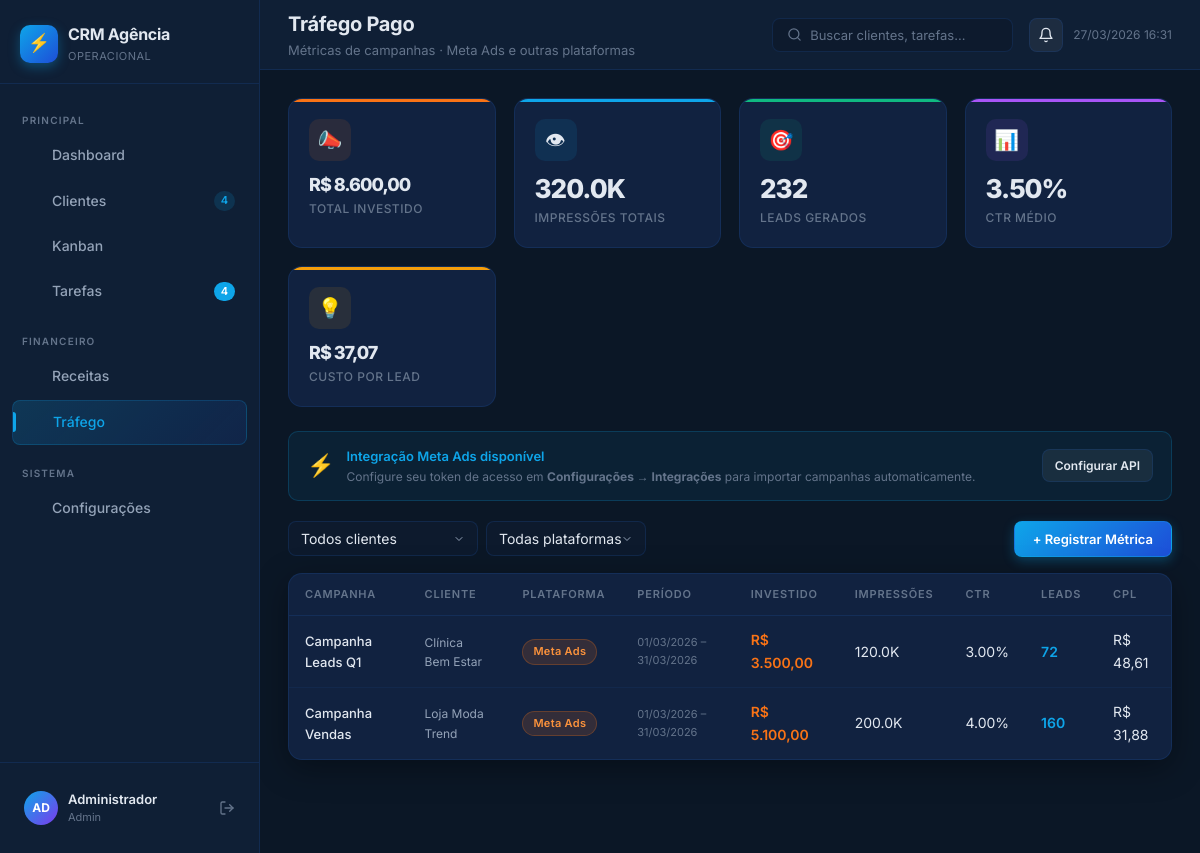
The app's page /admin/trafego.php (signed in) with its own data.
### tables this page shows
CREATE TABLE IF NOT EXISTS `metricas_trafego` (
    `id`              INT AUTO_INCREMENT PRIMARY KEY,
    `cliente_id`      INT NOT NULL,
    `plataforma`      ENUM('meta_ads','google_ads','tiktok_ads','linkedin_ads','outros') NOT NULL DEFAULT 'meta_ads',
    `campanha`        VARCHAR(255) DEFAULT NULL,
    `conta_anuncio`   VARCHAR(100) DEFAULT NULL,
    `periodo_inicio`  DATE NOT NULL,
    `periodo_fim`     DATE NOT NULL,
    `valor_investido` DECIMAL(10,2) DEFAULT 0.00,
    `impressoes`      INT DEFAULT 0,
    `cliques`         INT DEFAULT 0,
    `ctr`             DECIMAL(5,2) DEFAULT 0.00,
    `cpc`             DECIMAL(8,2) DEFAULT 0.00,
    `cpm`             DECIMAL(8,2) DEFAULT 0.00,
    `leads`           INT DEFAULT 0,
    `conversas`       INT DEFAULT 0,
    `custo_por_lead`  DECIMAL(8,2) DEFAULT 0.00,
    `conversoes`      INT DEFAULT 0,
    `roas`            DECIMAL(6,2) DEFAULT 0.00,
    `criado_via`      ENUM('manual','api','csv') NOT NULL DEFAULT 'manual',
    `created_at`      DATETIME NOT NULL DEFAULT CURRENT_TIMESTAMP,
    FOREIGN KEY (`cliente_id`) REFERENCES `clientes`(`id`) ON DELETE CASCADE
);

CREATE TABLE IF NOT EXISTS `clientes` (
    `id`                  INT AUTO_INCREMENT PRIMARY KEY,
    `empresa`             VARCHAR(200) NOT NULL,
    `responsavel`         VARCHAR(150) NOT NULL,
    `email`               VARCHAR(200) DEFAULT NULL,
    `telefone`            VARCHAR(30) DEFAULT NULL,
    `instagram`           VARCHAR(120) DEFAULT NULL,
    `nicho`               VARCHAR(120) DEFAULT NULL,
    `observacoes`         TEXT DEFAULT NULL,
    `status`              ENUM('onboarding','aguardando_cliente','em_execucao','revisao','concluido','pausado') NOT NULL DEFAULT 'onboarding',
    `saude_operacional`   ENUM('critico','atencao','estavel','avancado') NOT NULL DEFAULT 'estavel',
    `origem`              VARCHAR(100) DEFAULT NULL,
    `valor_mensal`        DECIMAL(10,2) DEFAULT 0.00,
    `plataforma_principal` VARCHAR(80) DEFAULT NULL,
    `gestor_responsavel`  VARCHAR(150) DEFAULT NULL,
    `cor_avatar`          VARCHAR(7) DEFAULT '#0ea5e9',
    `created_at`          DATETIME NOT NULL DEFAULT CURRENT_TIMESTAMP,
    `updated_at`          DATETIME NOT NULL DEFAULT CURRENT_TIMESTAMP ON UPDATE CURRENT_TIMESTAMP
);

### includes/functions.php (called while the page is built, shortened)
<?php
function clean(string $str): string {
    return htmlspecialchars(trim($str), ENT_QUOTES, 'UTF-8');
}
function formatBRL(float $value): string {
    return 'R$ ' . number_format($value, 2, ',', '.');
}
function formatNum(int|float $n): string {
    if ($n >= 1_000)     return number_format($n / 1_000, 1) . 'K';
    return (string) $n;
}
function dataBR(?string $date): string {
    return date('d/m/Y', strtotime($date));
}

### admin/trafego.php (the view, shortened to what this page needs)
<?php
$db = getDB();
$where = ['1=1'];
$params = [];
$stmt = $db->prepare("
    SELECT m.*, c.empresa AS cliente_nome
    FROM metricas_trafego m
    LEFT JOIN clientes c ON c.id = m.cliente_id
    WHERE " . implode(' AND ', $where) . "
    ORDER BY m.periodo_inicio DESC
");
$stmt->execute($params);
$metricas = $stmt->fetchAll();
$total_invest = array_sum(array_column($metricas, 'valor_investido'));
$total_leads  = array_sum(array_column($metricas, 'leads'));
$total_impressoes = array_sum(array_column($metricas, 'impressoes'));
$avg_ctr = count($metricas) ? array_sum(array_column($metricas, 'ctr')) / count($metricas) : 0;
$avg_cpl = $total_leads > 0 ? $total_invest / $total_leads : 0;
?>
<!DOCTYPE html>
<html lang="pt-BR">
<head>
    <link rel="stylesheet" href="<?= BASE_URL ?>/assets/css/app.css">
</head>
<body>
<div class="app-layout">
    <?php include __DIR__ . '/../components/sidebar.php'; ?>
    <div class="app-main">
        <?php include __DIR__ . '/../components/header.php'; ?>
        <div class="app-content">
            <div class="kpi-grid" style="margin-bottom:24px;">
                <div class="kpi-card" style="--kpi-color:#f97316;--kpi-bg:rgba(249,115,22,0.1);">
                    <div class="kpi-icon">📣</div>
                    <div class="kpi-value" style="font-size:18px;"><?= formatBRL($total_invest) ?></div>
                    <div class="kpi-label">Total Investido</div>
                </div>
                <div class="kpi-card" style="--kpi-color:#0ea5e9;--kpi-bg:rgba(14,165,233,0.1);">
                    <div class="kpi-icon">👁</div>
                    <div class="kpi-value"><?= formatNum((int)$total_impressoes) ?></div>
                    <div class="kpi-label">Impressões Totais</div>
                </div>
                <div class="kpi-card" style="--kpi-color:#10b981;--kpi-bg:rgba(16,185,129,0.1);">
                    <div class="kpi-icon">🎯</div>
                    <div class="kpi-value"><?= formatNum((int)$total_leads) ?></div>
                    <div class="kpi-label">Leads Gerados</div>
                </div>
                <div class="kpi-card" style="--kpi-color:#a855f7;--kpi-bg:rgba(168,85,247,0.1);">
                    <div class="kpi-icon">📊</div>
                    <div class="kpi-value"><?= number_format($avg_ctr, 2) ?>%</div>
                    <div class="kpi-label">CTR Médio</div>
                </div>
                <div class="kpi-card" style="--kpi-color:#f59e0b;--kpi-bg:rgba(245,158,11,0.1);">
                    <div class="kpi-icon">💡</div>
                    <div class="kpi-value" style="font-size:18px;"><?= formatBRL($avg_cpl) ?></div>
                    <div class="kpi-label">Custo por Lead</div>
                </div>
            </div>
            <div style="background:rgba(14,165,233,0.07);border:1px solid rgba(14,165,233,0.2);border-radius:10px;padding:14px 18px;margin-bottom:20px;display:flex;align-items:center;gap:12px;">
                <span style="font-size:22px;">⚡</span>
                <div>
                    <div style="font-size:13px;font-weight:600;color:var(--blue-primary);">Integração Meta Ads disponível</div>
                    <div style="font-size:12px;color:var(--text-muted);">Configure seu token de acesso em <strong>Configurações → Integrações</strong> para importar campanhas automaticamente.</div>
                </div>
                <a href="configuracoes.php" class="btn btn-secondary btn-sm" style="margin-left:auto;white-space:nowrap;">Configurar API</a>
            </div>
            <div style="display:flex;align-items:center;justify-content:space-between;margin-bottom:16px;flex-wrap:wrap;gap:12px;">
                <form method="GET" style="display:flex;gap:8px;flex-wrap:wrap;">
                    <select name="cliente" class="form-control" style="width:190px;padding:8px 12px;" onchange="this.form.submit()">
                        <option value="">Todos clientes</option>
                    </select>
                    <select name="plataforma" class="form-control" style="width:160px;padding:8px 12px;" onchange="this.form.submit()">
                        <option value="">Todas plataformas</option>
                    </select>
                </form>
                <button onclick="openModal('modalNovaMetrica')" class="btn btn-primary">+ Registrar Métrica</button>
            </div>
            <div class="card">
                <div class="table-responsive">
                    <table class="table">
                        <thead><tr><th>Campanha</th><th>Cliente</th><th>Plataforma</th><th>Período</th><th>Investido</th><th>Impressões</th><th>CTR</th><th>Leads</th><th>CPL</th></tr></thead>
                        <tbody>
                            <?php if (empty($metricas)): ?>
                            <tr><td colspan="9"><div class="empty-state"><div class="empty-icon">📣</div><h3>Nenhuma métrica registrada</h3></div></td></tr>
                            <?php else: ?>
                            <?php foreach ($metricas as $m): ?>
                            <tr>
                                <td style="font-size:13px;font-weight:500;"><?= clean($m['campanha'] ?? '—') ?></td>
                                <td style="font-size:12px;color:var(--text-secondary);"><?= $m['cliente_nome'] ? clean($m['cliente_nome']) : '—' ?></td>
                                <td><span class="badge badge-orange"><?= str_replace('_',' ',ucwords($m['plataforma'],'_')) ?></span></td>
                                <td style="font-size:11px;color:var(--text-muted);"><?= dataBR($m['periodo_inicio']) ?> – <?= dataBR($m['periodo_fim']) ?></td>
                                <td style="font-weight:600;color:var(--orange);"><?= formatBRL((float)$m['valor_investido']) ?></td>
                                <td><?= formatNum((int)$m['impressoes']) ?></td>
                                <td><?= number_format((float)$m['ctr'], 2) ?>%</td>
                                <td style="font-weight:600;color:var(--blue-primary);"><?= (int)$m['leads'] ?></td>
                                <td><?= formatBRL((float)$m['custo_por_lead']) ?></td>
                            </tr>
                            <?php endforeach; ?>
                            <?php endif; ?>
                        </tbody>
                    </table>
                </div>
            </div>
        </div>
    </div>
</div>
</body>
</html>

### assets/css/app.css (style rules this page uses)
:root { --bg-primary: #0b1726; --bg-secondary: #0f1f35; --bg-card: #112240; --bg-card-hover: #152a50; --bg-input: #0d1a2d; --border: rgba(30, 80, 160, 0.25); --border-hover: rgba(14, 165, 233, 0.5); --blue-primary: #0ea5e9; --blue-deep: #1e3a8a; --blue-vibrant: #1d4ed8; --blue-light: #38bdf8; --purple: #7c3aed; --teal: #14b8a6; --green: #10b981; --yellow: #f59e0b; --red: #ef4444; --orange: #f97316; --text-primary: #e2e8f0; --text-secondary: #94a3b8; --text-muted: #64748b; --sidebar-w: 260px; --header-h: 70px; --radius: 14px; --radius-sm: 8px; --shadow: 0 4px 24px rgba(0, 0, 0, 0.4); --shadow-card: 0 8px 32px rgba(0, 0, 0, 0.35); --transition: 0.2s ease; --glow-blue: 0 0 24px rgba(14, 165, 233, 0.15); }
*, *::before, *::after { box-sizing: border-box; margin: 0; padding: 0; }
html { font-size: 16px; scroll-behavior: smooth; }
body { font-family: 'Inter', system-ui, sans-serif; background: var(--bg-primary); color: var(--text-primary); min-height: 100vh; line-height: 1.6; overflow-x: hidden; }
.app-layout { display: flex; min-height: 100vh; }
.app-main { margin-left: var(--sidebar-w); flex: 1; display: flex; flex-direction: column; min-height: 100vh; }
.app-content { flex: 1; padding: 28px; max-width: 1600px; }
.card { background: var(--bg-card); border: 1px solid var(--border); border-radius: var(--radius); box-shadow: var(--shadow-card); transition: border-color var(--transition), box-shadow var(--transition), transform var(--transition); }
.kpi-grid { display: grid; grid-template-columns: repeat(auto-fill, minmax(200px, 1fr)); gap: 18px; margin-bottom: 24px; }
.kpi-card { background: var(--bg-card); border: 1px solid var(--border); border-radius: var(--radius); padding: 20px; position: relative; overflow: hidden; transition: all var(--transition); }
.kpi-card::before { content: ''; position: absolute; top: 0; left: 0; width: 100%; height: 3px; background: var(--kpi-color, var(--blue-primary)); }
.kpi-icon { width: 42px; height: 42px; border-radius: 10px; display: flex; align-items: center; justify-content: center; font-size: 20px; margin-bottom: 14px; background: var(--kpi-bg, rgba(14, 165, 233, 0.12)); }
.kpi-value { font-size: 26px; font-weight: 800; color: var(--text-primary); line-height: 1.1; letter-spacing: -1px; }
.kpi-label { font-size: 12px; color: var(--text-muted); margin-top: 4px; font-weight: 500; text-transform: uppercase; letter-spacing: 0.5px; }
.badge { display: inline-flex; align-items: center; padding: 3px 10px; border-radius: 20px; font-size: 11px; font-weight: 600; white-space: nowrap; letter-spacing: 0.3px; }
.badge-orange { background: rgba(249,115,22,0.15); color: #fb923c; border: 1px solid rgba(249,115,22,0.25); }
.btn { display: inline-flex; align-items: center; gap: 7px; padding: 9px 18px; border-radius: var(--radius-sm); font-size: 13px; font-weight: 600; font-family: inherit; cursor: pointer; border: 1px solid transparent; text-decoration: none; transition: all var(--transition); white-space: nowrap; }
.btn-primary { background: linear-gradient(135deg, var(--blue-primary), var(--blue-vibrant)); color: #fff; border-color: rgba(14,165,233,0.4); box-shadow: 0 4px 12px rgba(14,165,233,0.3); }
.btn-secondary { background: rgba(255,255,255,0.06); color: var(--text-primary); border-color: var(--border); }
.btn-sm { padding: 6px 12px; font-size: 12px; }
.form-control { width: 100%; background: var(--bg-input); border: 1px solid var(--border); color: var(--text-primary); font-family: inherit; font-size: 14px; padding: 10px 14px; border-radius: var(--radius-sm); transition: border-color var(--transition), box-shadow var(--transition); outline: none; appearance: none; }
.form-control::placeholder { color: var(--text-muted); }
select.form-control { cursor: pointer; background-repeat: no-repeat; background-position: right 12px center; padding-right: 36px; }
.table-responsive { overflow-x: auto; }
.table { width: 100%; border-collapse: collapse; font-size: 14px; }
.table th { padding: 12px 16px; text-align: left; font-size: 11px; font-weight: 600; color: var(--text-muted); text-transform: uppercase; letter-spacing: 0.8px; border-bottom: 1px solid var(--border); white-space: nowrap; }
.table td { padding: 13px 16px; border-bottom: 1px solid rgba(30, 80, 160, 0.12); color: var(--text-primary); vertical-align: middle; }
.table tbody tr { transition: background var(--transition); }
.table tbody tr:last-child td { border-bottom: none; }

### records on screen
metricas_trafego: campanha "Campanha Leads Q1", cliente.empresa "Clínica Bem Estar", plataforma "Meta Ads", periodo_inicio "01/03/2026", periodo_fim "31/03/2026", valor_investido "R$ 3.500,00", impressoes "120.0K", ctr "3.00", leads "72", custo_por_lead "R$ 48,61"
metricas_trafego: campanha "Campanha Vendas", cliente.empresa "Loja Moda Trend", plataforma "Meta Ads", periodo_inicio "01/03/2026", periodo_fim "31/03/2026", valor_investido "R$ 5.100,00", impressoes "200.0K", ctr "4.00", leads "160", custo_por_lead "R$ 31,88"

### other values on screen
$item['label'] "Dashboard"
$item['label'] "Clientes"
$clientes_total "4"
$item['label'] "Kanban"
$item['label'] "Tarefas"
$tarefas_pendentes "4"
$item['label'] "Receitas"
$item['label'] "Tráfego"
$item['label'] "Configurações"
initials($user['nome']) "AD"
$user['nome'] "Administrador"
$user['perfil'] "Admin"
$pageTitle "Tráfego Pago"
$pageSubtitle "Métricas de campanhas · Meta Ads e outras plataformas"
formatBRL($total_invest) "R$ 8.600,00"
